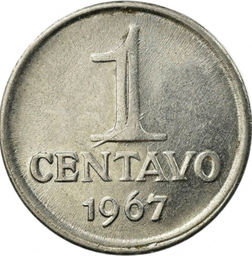
#> input picture Cruzeiro_Novo/1 centavo 1967 frente (4).png, 252 x 256 px, shrunk from 469 x 476 before the run, found by its file name; its folder holds 4 pictures in this run
$ python preProcess.py
#> lines starting #> are read from the running program, lines starting #| are printed output that depends on the picture; after the words box and inside, x2 and y2 are one past the last pixel; in counts of white or black regions, pixels touching at a corner belong together; pictures that were not available may be replaced by others from this repository, and a replacement may not be noted
import os
import cv2
import time
import numpy as np
from PIL import Image

debug = False


sourceBasePath = os.path.dirname(os.path.abspath(__file__)) + '\\Cruzeiro_Novo\\'

subfolders = ['1', '2', '5', '10', '20', '50', 'verso']  # List of subfolder names


# Limpa a ultima run (apaga tudo das pastas de output)
for folder in ['output treino', 'output teste']:
    for subfolder in subfolders:
        outputFolderPath = os.path.join(sourceBasePath, folder, subfolder + '\\')
        for item in os.listdir(outputFolderPath):
            os.remove(os.path.join(outputFolderPath, item))

processing_times = []

def preProcess(image_path, output_path):
    imgName = os.path.basename(image_path)
    image = cv2.imread(image_path, cv2.IMREAD_GRAYSCALE)
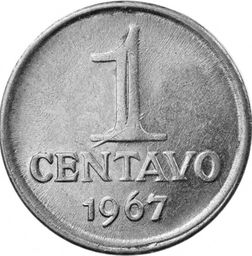
#> image: shape (256, 252); min 9, max 255, mean 173.4
    clahe = cv2.createCLAHE(clipLimit=3.0, tileGridSize=(8, 8))
    enhanced = clahe.apply(image)
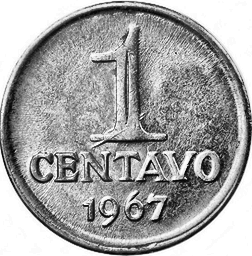
#> enhanced: shape (256, 252); min 2, max 255, mean 164.3

    edges = cv2.Canny(enhanced, 50, 150)
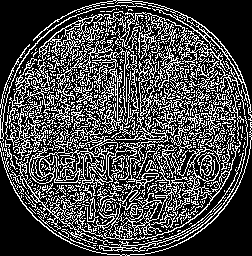
#> edges: shape (256, 252); 28.5% white in thin lines or dots
    circles = cv2.HoughCircles(
        edges, cv2.HOUGH_GRADIENT, dp=1.2, minDist=50,
        param1=50, param2=30, minRadius=30, maxRadius=0
    )
#> circles = 24 rows, first 8: [123, 129, 126], [87, 93, 77.4], [142.2, 78.6, 76.92], [133.8, 178.2, 76.8], [173.4, 136.2, 77.88], [66.6, 144.6, 67.08], [197.4, 90.6, 47.76], [21, 247.8, 140.4]

    if circles is not None:
        circles = np.uint16(np.around(circles))
#> circles = 24 rows, first 8: [123, 129, 126], [87, 93, 77], [142, 79, 77], [134, 178, 77], [173, 136, 78], [67, 145, 67], [197, 91, 48], [21, 248, 140]
        x, y, r = circles[0, 0]
#> x = 123; y = 129; r = 126
    else:
        height, width = image.shape
        x, y = width // 2, height // 2
        r = min(width, height) // 2

    mask = np.zeros_like(image, dtype=np.uint8)
    cv2.circle(mask, (x, y), r, (255, 255, 255), thickness=-1)
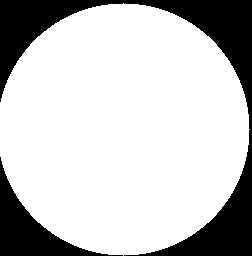
#> mask: shape (256, 252); 77.2% white; 2 black regions, box (x1, y1, x2, y2) and area: (0, 0, 252, 256) 11532, (0, 157, 123, 256) 3196

    if debug:
        cv2.imwrite(output_path + imgName + '_1_enhanced.png', enhanced)
        cv2.imwrite(output_path + imgName + '_2_edges.png', edges)
        cv2.imwrite(output_path + imgName + '_3_mask.png', mask)

    result = cv2.bitwise_and(enhanced, enhanced, mask=mask)
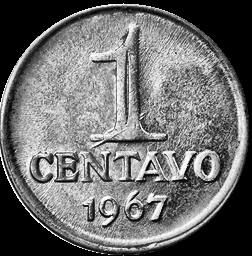
#> result: shape (256, 252); min 0, max 255, mean 108.8
    cv2.imwrite(output_path + '\\' + imgName, result)


total_start = time.time()

for folder in ['treino', 'teste']:
    for subfolder in subfolders:
        sourceFolderPath = os.path.join(sourceBasePath, folder, subfolder)
        destFolderPath = os.path.join(sourceBasePath, f"output {folder}", subfolder)

        # Create the destination folder if it doesn't exist
        os.makedirs(destFolderPath, exist_ok=True)

        for item in os.listdir(sourceFolderPath):
            image_path = os.path.join(sourceFolderPath, item)
            preProcess(image_path, destFolderPath)

total_time = time.time() - total_start  # Calculate total execution time
print(f"Total execution time: {total_time:.2f} seconds")
#| Total execution time: 2.91 seconds

if processing_times:
    print(f"Max time: {max(processing_times):.2f} seconds")
    print(f"Min time: {min(processing_times):.2f} seconds")
